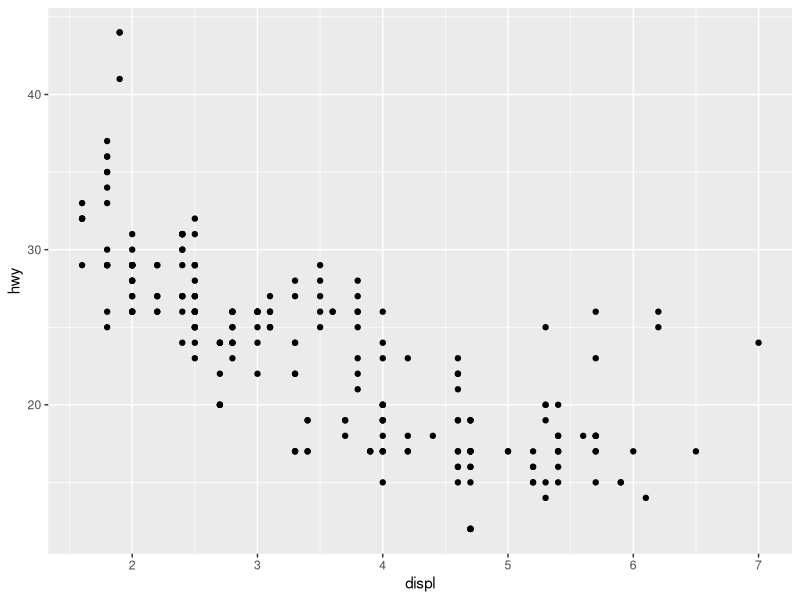
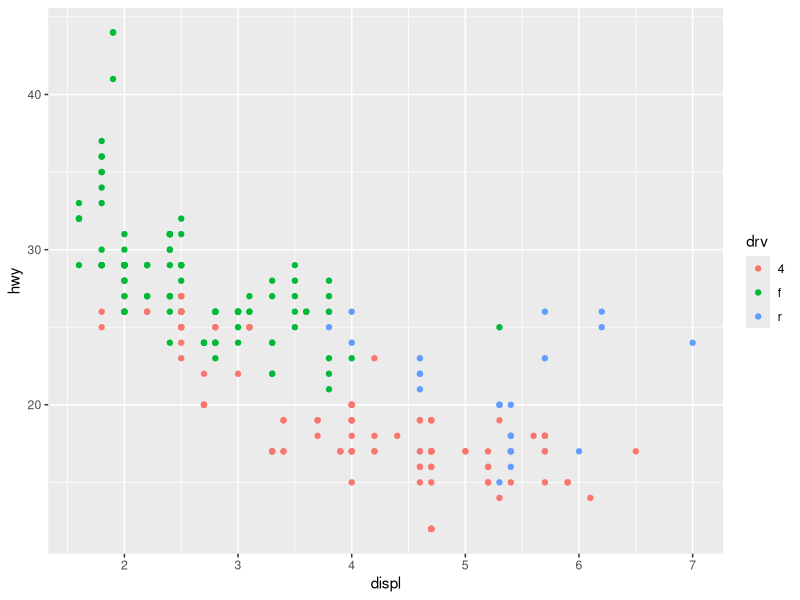
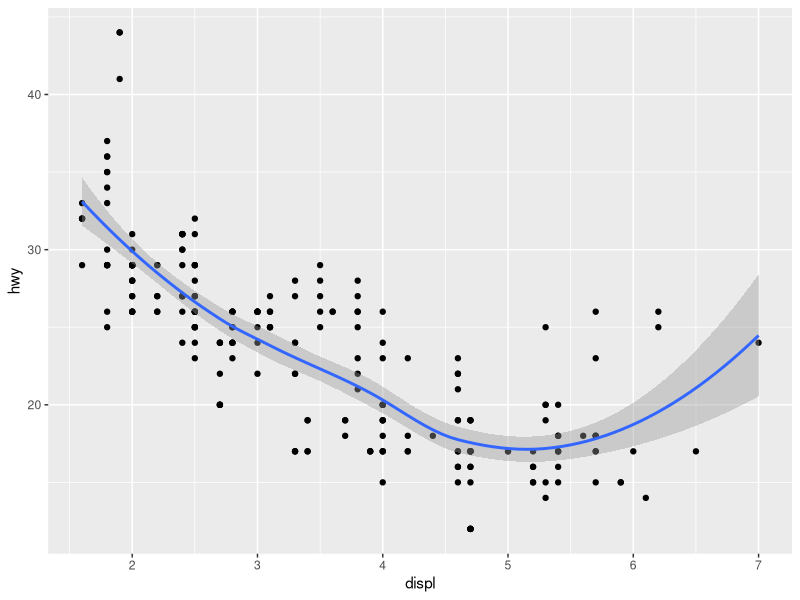
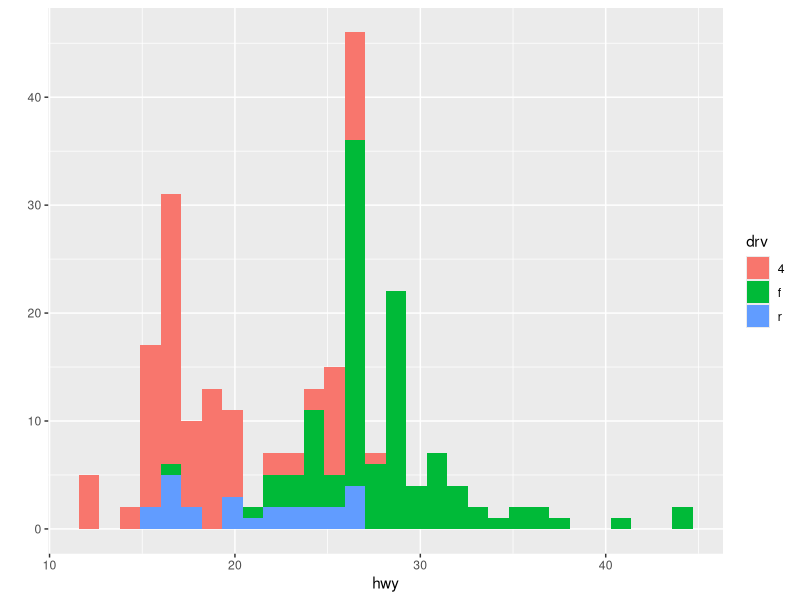
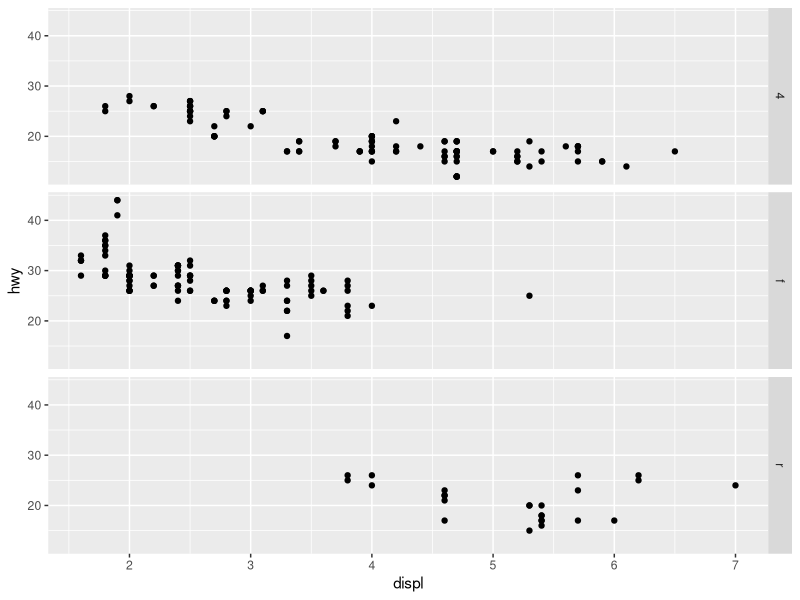
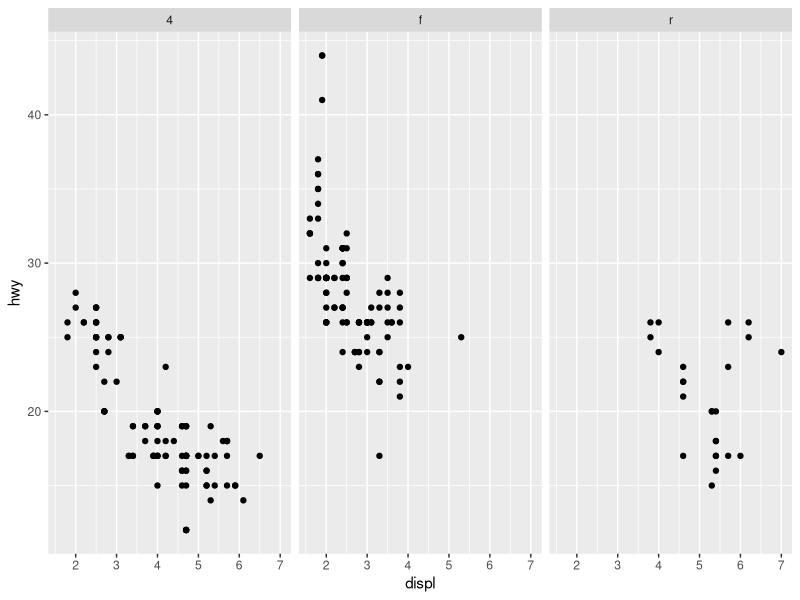
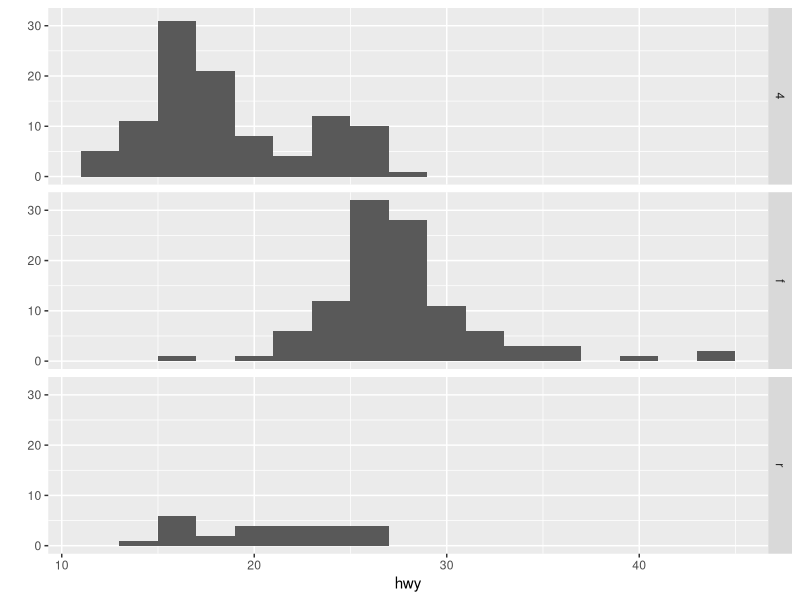

These charts were generated, in order, by the following R code: (Note: this script raises an error after producing the figures.)
# ggplot2 system

# a package implementing  "Grammar of Graphics"(GG) by Leland Wilkinson
# written by Hadley Wickham 
# built on grid package
# third graphics system (base, lattice, ggplot2)

# GG represents abstraction of grapics ideas/objects
# Think "verb", "noun", "adjective" for graphics
# Allows for theory of graphics on which to build new graphics and graphics objects
# shorten the distance from mind to page

# In brief, the grammar tells us that statistical graphic is 
# mapping from data to aesthetic attributes(color, shape, size) of 
# geometric objects(points, lines, bars).
# The plot may also contain statistical transformations of the data
# and is drawn on a specific coordinate system

# plots are made up of aesthetics (size, shape, color) and geoms(points, lines)
# qplot() is the workhorse..similar to plot in base system
# ggplot() is the core function and very flexible for doing things that qplot() cannot do
# factors in a data frame are for grouping data and are good to lable and plot

library(ggplot2)
str(mpg)
qplot(displ, hwy, data=mpg) # x, y, data-frame
qplot(displ, hwy, data=mpg, color=drv) # auto legend, color aesthetic
qplot(displ, hwy, data=mpg, geom=c("point", "smooth"))

#histogram
qplot(hwy, data=mpg, fill=drv)

#facets..like panels in lattice
# .~drv -->  (left) ~ (right) --> (rows) ~ (cols)
# . -> all rows
# drv -> column name
qplot(displ, hwy, data=mpg, facets= drv~.) 
qplot(displ, hwy, data=mpg, facets= .~drv) 

qplot(hwy, data=mpg, facets=drv~., binwidth=2)

# assuming that there is a dataset maacs
# 1D plots
qplot(log(eno), data=maacs)
qplot(log(eno), data=maacs, fill=mopos)
qplot(log(eno), data=maacs, geom="density")
qplot(log(eno), data=maacs, geom="density", color=mopos)

#scatter plots
qplot(log(pm25), log(eno), data=maacs)
qplot(log(pm25), log(eno), data=maacs, shape=mopos)
qplot(log(pm25), log(eno), data=maacs, color=mopos)
qplot(log(pm25), log(eno), data=maacs, color=mopos, geom=c("point", "smooth"), method="lm")

#scatter plot with splitting into two panels using facets
qplot(log(pm25), log(eno), data=maacs, geom=c("point", "smooth"), method="lm", facets=.~mopos)
